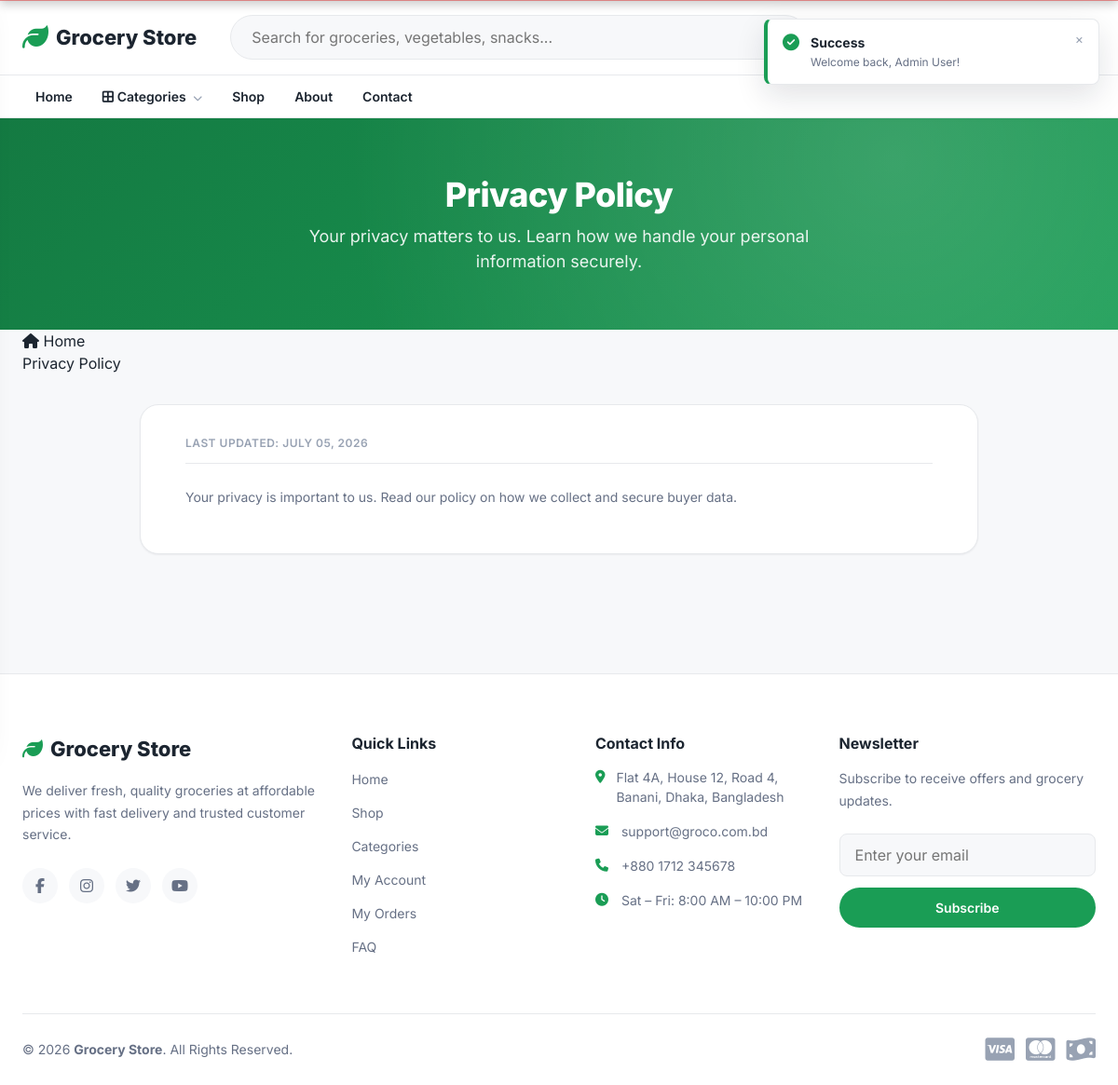
The app's page /privacy.php (signed in) with its own data.
### tables this page shows
CREATE TABLE `cms_pages` (
  `id` int(11) NOT NULL,
  `page_key` varchar(50) NOT NULL,
  `title` varchar(255) NOT NULL,
  `content` text NOT NULL,
  `meta_title` varchar(255) DEFAULT NULL,
  `meta_description` text DEFAULT NULL,
  `meta_keywords` varchar(255) DEFAULT NULL,
  `updated_at` timestamp NOT NULL DEFAULT current_timestamp() ON UPDATE current_timestamp()
);

### public/privacy.php (the view, shortened to what this page needs)
<?php
$pdo = db();
$cmsPage = null;
try {
    $stmt = $pdo->prepare("SELECT * FROM cms_pages WHERE page_key = 'privacy' LIMIT 1");
    $stmt->execute();
    $cmsPage = $stmt->fetch();
} catch (PDOException $e) {
    error_log('[storefront/privacy] ' . $e->getMessage());
}
require_once __DIR__ . '/header.php';
?>
<section class="legal-hero">
    <div class="container">
        <h1>Privacy Policy</h1>
        <p>Your privacy matters to us. Learn how we handle your personal information securely.</p>
    </div>
</section>
<?php include PUBLIC_PATH . '/components/breadcrumb.php'; ?>
<section class="legal-section">
    <div class="container">
        <div class="legal-wrapper">
            <span class="last-updated">Last Updated: <?= date('F d, Y', strtotime($cmsPage['updated_at'] ?? 'now')) ?></span>
            <?= $cmsPage ? $cmsPage['content'] : 'No privacy policy content available.' ?>
        </div>
    </div>
</section>
<?php require_once __DIR__ . '/footer.php'; ?>

### public/assets/css/style.css (style rules this page uses)
:root { --color-primary: #1a9d55; --color-primary-dark: #147a42; --color-primary-light: #e6f6ec; --color-accent: #f5821f; --color-danger: #e0303e; --color-warning: #f2b705; --color-success: #1a9d55; --color-bg: #f7f8fa; --color-surface: #ffffff; --color-border: #e7e9ec; --color-text: #1c2530; --color-text-muted: #667085; --color-text-faint: #98a2b3; --font-base: 'Inter', -apple-system, BlinkMacSystemFont, 'Segoe UI', Roboto, Helvetica, Arial, sans-serif; --fs-xs: 0.75rem; --fs-sm: 0.875rem; --fs-base: 1rem; --fs-md: 1.125rem; --fs-lg: 1.375rem; --fs-xl: 1.75rem; --fs-2xl: 2.25rem; --space-1: 4px; --space-2: 8px; --space-3: 12px; --space-4: 16px; --space-5: 24px; --space-6: 32px; --space-7: 48px; --space-8: 64px; --radius-sm: 8px; --radius-md: 14px; --radius-lg: 20px; --radius-pill: 999px; --shadow-sm: 0 1px 2px rgba(16, 24, 40, 0.06); --shadow-md: 0 4px 16px rgba(16, 24, 40, 0.08); --shadow-lg: 0 12px 32px rgba(16, 24, 40, 0.12); --header-height: 128px; --container-max: 1280px; --transition-fast: 150ms ease; --transition-base: 250ms ease; }
*, *::before, *::after { box-sizing: border-box; }
html { scroll-behavior: smooth; }
body { margin: 0; font-family: var(--font-base); font-size: var(--fs-base); color: var(--color-text); background: var(--color-bg); line-height: 1.5; -webkit-font-smoothing: antialiased; }
h1, h2, h3, h4, h5, h6 { margin: 0; font-weight: 700; line-height: 1.25; }
p { margin: 0 0 var(--space-3); }
.container { width: 100%; max-width: var(--container-max); margin-inline: auto; padding-inline: var(--space-5); }

### public/assets/css/accessibility.css (style rules this page uses)
body { text-rendering: optimizeLegibility; -webkit-font-smoothing: antialiased; -moz-osx-font-smoothing: grayscale; }

### public/privacy.php (style rules this page uses)
.legal-hero { background: linear-gradient(135deg, var(--color-primary-dark) 0%, var(--color-primary) 100%); color: var(--color-surface); padding: 60px 0; text-align: center; position: relative; overflow: hidden; }
.legal-hero::before { content: ''; position: absolute; top: 0; left: 0; right: 0; bottom: 0; background: radial-gradient(circle at 80% 20%, rgba(255,255,255,0.15) 0%, transparent 60%); pointer-events: none; }
.legal-hero h1 { font-size: var(--fs-2xl); font-weight: 800; margin-bottom: var(--space-2); letter-spacing: -0.5px; }
.legal-hero p { font-size: var(--fs-md); opacity: 0.9; max-width: 600px; margin: 0 auto; }
.legal-section { padding: var(--space-6) 0 var(--space-8) 0; background: var(--color-bg); }
.legal-wrapper { background: var(--color-surface); border: 1px solid var(--color-border); border-radius: var(--radius-lg); padding: var(--space-6) var(--space-7); box-shadow: var(--shadow-sm); max-width: 900px; margin: 0 auto; }
.legal-wrapper p { color: var(--color-text-muted); font-size: var(--fs-sm); line-height: 1.7; margin-bottom: var(--space-4); }
.last-updated { font-size: var(--fs-xs); color: var(--color-text-faint); text-transform: uppercase; font-weight: 600; letter-spacing: 0.5px; margin-bottom: var(--space-5); display: block; border-bottom: 1px solid var(--color-border); padding-bottom: var(--space-3); }

### records on screen
cms_pages: updated_at "JULY 05, 2026", content "Your privacy is important to us. Read our policy on how we collect and secure buyer data."

### other values on screen
site_name() "Grocery Store"
t('home') "Home"
t('categories') "Categories"
t('shop') "Shop"
t('about') "About"
t('contact') "Contact"
$title "Privacy Policy"
t('about_text') "We deliver fresh, quality groceries at affordable prices with fast delivery and trusted customer service."
t('quick_links') "Quick Links"
t('account') "My Account"
t('orders') "My Orders"
t('contact_info') "Contact Info"
CONTACT_ADDRESS "Flat 4A, House 12, Road 4, Banani, Dhaka, Bangladesh"
CONTACT_EMAIL "support@groco.com.bd"
CONTACT_PHONE "+880 1712 345678"
